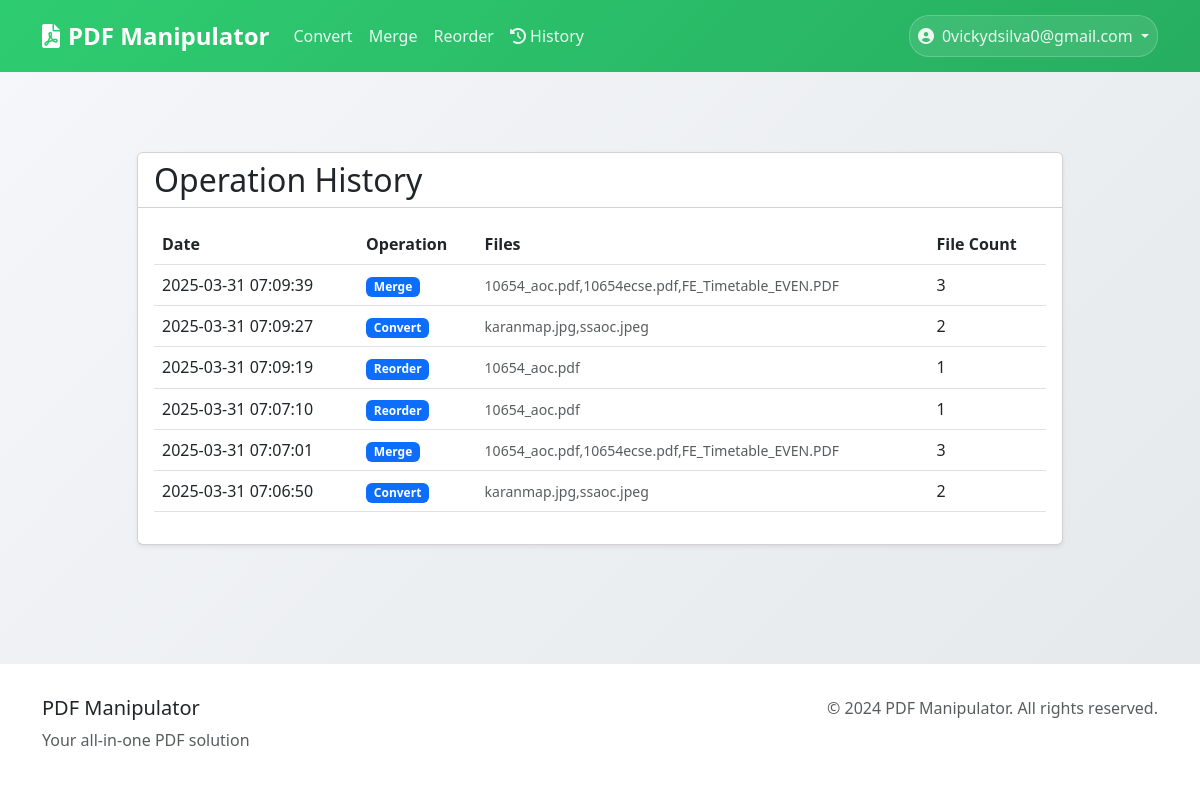
The page /history (signed in) on the database its author committed.
### app.py (models this page shows, shortened)
class User(UserMixin, db.Model):
    id = db.Column(db.Integer, primary_key=True)
    email = db.Column(db.String(120), unique=True, nullable=False)
    password = db.Column(db.String(120), nullable=False)
    reset_token = db.Column(db.String(100), unique=True)
    reset_token_expiry = db.Column(db.DateTime)
    created_at = db.Column(db.DateTime, default=datetime.utcnow)
    operations = db.relationship('Operation', backref='user', lazy=True)

class Operation(db.Model):
    id = db.Column(db.Integer, primary_key=True)
    user_id = db.Column(db.Integer, db.ForeignKey('user.id'), nullable=False)
    operation_type = db.Column(db.String(20), nullable=False)  # convert, merge, reorder
    file_count = db.Column(db.Integer, nullable=False)
    timestamp = db.Column(db.DateTime, default=datetime.utcnow)
    file_names = db.Column(db.String(500))  # Store file names as comma-separated string

### app.py (the view)
@app.route('/history')
@login_required
def history():
    operations = Operation.query.filter_by(user_id=current_user.id).order_by(Operation.timestamp.desc()).all()
    return render_template('history.html', operations=operations)

### app.py (called while the page is built)
@login_manager.user_loader
def load_user(user_id):
    return User.query.get(int(user_id))

### templates/history.html (shortened to what this page needs)
{% extends "base.html" %}
{% block content %}
<div class="container py-5">
    <div class="row justify-content-center">
        <div class="col-md-10">
            <div class="card shadow-sm">
                <div class="card-header bg-white">
                    <h2 class="mb-0">Operation History</h2>
                </div>
                <div class="card-body">
                    {% if operations %}
                        <div class="table-responsive">
                            <table class="table table-hover">
                                <thead>
                                    <tr>
                                        <th>Date</th>
                                        <th>Operation</th>
                                        <th>Files</th>
                                        <th>File Count</th>
                                    </tr>
                                </thead>
                                <tbody>
                                    {% for operation in operations %}
                                    <tr>
                                        <td>{{ operation.timestamp.strftime('%Y-%m-%d %H:%M:%S') }}</td>
                                        <td>
                                            <span class="badge bg-primary">
                                                {{ operation.operation_type|title }}
                                            </span>
                                        </td>
                                        <td>
                                            <small class="text-muted">
                                                {{ operation.file_names }}
                                            </small>
                                        </td>
                                        <td>{{ operation.file_count }}</td>
                                    </tr>
                                    {% endfor %}
                                </tbody>
                            </table>
                        </div>
                    {% else %}
                        <div class="text-center py-5">
                            <i class="fas fa-history fa-3x text-muted mb-3"></i>
                            <p class="text-muted">No operations found. Start using the PDF Manipulator to see your history here!</p>
                        </div>
                    {% endif %}
                </div>
            </div>
        </div>
    </div>
</div>
{% endblock %}

### templates/base.html (shortened to what this page needs)
<!DOCTYPE html>
<html lang="en">
<head>
    <link href="https://cdn.jsdelivr.net/npm/bootstrap@5.3.0/dist/css/bootstrap.min.css" rel="stylesheet">
    <link href="https://cdnjs.cloudflare.com/ajax/libs/font-awesome/6.0.0/css/all.min.css" rel="stylesheet">
</head>
<body>
    <nav class="navbar navbar-expand-lg">
        <div class="container">
            <a class="navbar-brand" href="/">
                <i class="fas fa-file-pdf"></i>PDF Manipulator
            </a>
            <div class="collapse navbar-collapse" id="navbarNav">
                <ul class="navbar-nav me-auto">
                    {% if current_user.is_authenticated %}
                    <li class="nav-item">
                        <a class="nav-link" href="/convert">Convert</a>
                    </li>
                    <li class="nav-item">
                        <a class="nav-link" href="/merge">Merge</a>
                    </li>
                    <li class="nav-item">
                        <a class="nav-link" href="/reorder">Reorder</a>
                    </li>
                    <li class="nav-item">
                        <a class="nav-link" href="/history">
                            <i class="fas fa-history"></i> History
                        </a>
                    </li>
                    {% endif %}
                </ul>
                <ul class="navbar-nav">
                    {% if current_user.is_authenticated %}
                        <li class="nav-item dropdown">
                            <a class="nav-link dropdown-toggle profile-btn" href="#" id="accountDropdown" role="button" data-bs-toggle="dropdown">
                                <i class="fas fa-user-circle"></i>{{ current_user.email }}
                            </a>
                        </li>
                    {% endif %}
                </ul>
            </div>
        </div>
    </nav>
    <div class="main-content">
        {% block content %}{% endblock %}
    </div>
    <footer class="footer">
        <div class="container">
            <div class="row">
                <div class="col-md-6">
                    <h5>PDF Manipulator</h5>
                    <p class="text-muted">Your all-in-one PDF solution</p>
                </div>
                <div class="col-md-6 text-md-end">
                    <p class="text-muted">&copy; 2024 PDF Manipulator. All rights reserved.</p>
                </div>
            </div>
        </div>
    </footer>
</body>
</html>

### templates/base.html (style rules this page uses)
body { background: linear-gradient(135deg, #f5f7fa 0%, #e4e8eb 100%); min-height: 100vh; display: flex; flex-direction: column; }
.navbar { background: linear-gradient(135deg, #2ecc71 0%, #27ae60 100%); padding: 0.8rem 0; position: sticky; top: 0; z-index: 1000; }
.navbar-brand { color: white !important; font-weight: 600; font-size: 1.5rem; }
.navbar-brand i { color: white; margin-right: 0.5rem; }
.nav-link { color: rgba(255, 255, 255, 0.9) !important; transition: color 0.3s ease; }
.main-content { padding: 2rem 0; flex: 1; }
.footer { background: white; padding: 2rem 0; margin-top: auto; }
.profile-btn { background: rgba(255, 255, 255, 0.1); border: 1px solid rgba(255, 255, 255, 0.2); border-radius: 20px; padding: 0.5rem 1rem; transition: all 0.3s ease; }
.profile-btn i { margin-right: 0.5rem; }

### rows shown on the page
User: email "0vickydsilva0@gmail.com"
Operation: timestamp "2025-03-31 07:09:39", operation_type "Merge", file_names "10654_aoc.pdf,10654ecse.pdf,FE_Timetable_EVEN.PDF", file_count "3"
Operation: timestamp "2025-03-31 07:09:27", operation_type "Convert", file_names "karanmap.jpg,ssaoc.jpeg", file_count "2"
Operation: timestamp "2025-03-31 07:09:19", operation_type "Reorder", file_names "10654_aoc.pdf", file_count "1"
Operation: timestamp "2025-03-31 07:07:10", operation_type "Reorder", file_names "10654_aoc.pdf", file_count "1"
Operation: timestamp "2025-03-31 07:07:01", operation_type "Merge", file_names "10654_aoc.pdf,10654ecse.pdf,FE_Timetable_EVEN.PDF", file_count "3"
Operation: timestamp "2025-03-31 07:06:50", operation_type "Convert", file_names "karanmap.jpg,ssaoc.jpeg", file_count "2"
